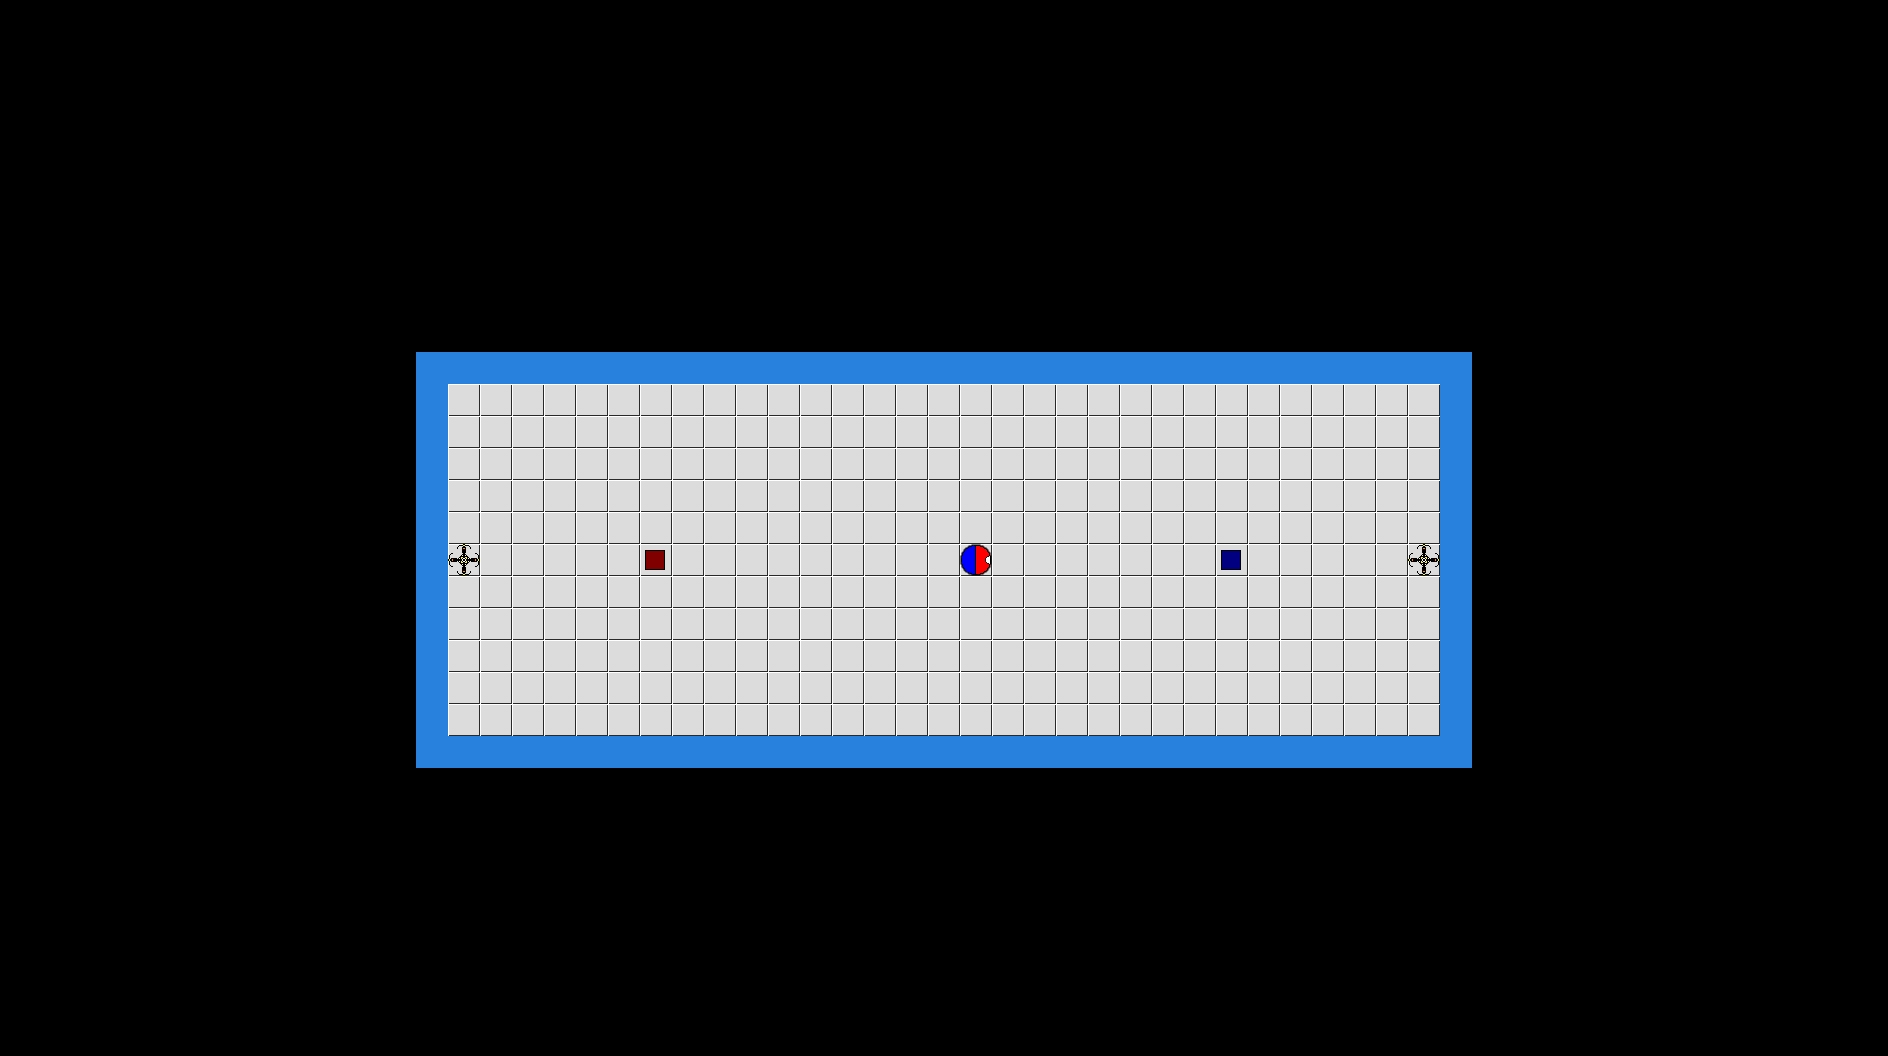

Below is a game level as drawn by its tile map, then a one-line description and the .tmx file that defines it, in full:
An orthogonal 59x33 tile map with 32x32 px tiles, 1 tile layer (Camada de Tiles 1).

<map version="1.0" orientation="orthogonal" width="59" height="33" tilewidth="32" tileheight="32">
 <tileset firstgid="1" name="tileset" tilewidth="32" tileheight="32">
  <image source="tileset.png" width="160" height="160" />
 </tileset>
 <layer name="Camada de Tiles 1" width="59" height="33">
  <data encoding="csv">
0,0,0,0,0,0,0,0,0,0,0,0,0,0,0,0,0,0,0,0,0,0,0,0,0,0,0,0,0,0,0,0,0,0,0,0,0,0,0,0,0,0,0,0,0,0,0,0,0,0,0,0,0,0,0,0,0,0,0,
0,0,0,0,0,0,0,0,0,0,0,0,0,0,0,0,0,0,0,0,0,0,0,0,0,0,0,0,0,0,0,0,0,0,0,0,0,0,0,0,0,0,0,0,0,0,0,0,0,0,0,0,0,0,0,0,0,0,0,
0,0,0,0,0,0,0,0,0,0,0,0,0,0,0,0,0,0,0,0,0,0,0,0,0,0,0,0,0,0,0,0,0,0,0,0,0,0,0,0,0,0,0,0,0,0,0,0,0,0,0,0,0,0,0,0,0,0,0,
0,0,0,0,0,0,0,0,0,0,0,0,0,0,0,0,0,0,0,0,0,0,0,0,0,0,0,0,0,0,0,0,0,0,0,0,0,0,0,0,0,0,0,0,0,0,0,0,0,0,0,0,0,0,0,0,0,0,0,
0,0,0,0,0,0,0,0,0,0,0,0,0,0,0,0,0,0,0,0,0,0,0,0,0,0,0,0,0,0,0,0,0,0,0,0,0,0,0,0,0,0,0,0,0,0,0,0,0,0,0,0,0,0,0,0,0,0,0,
0,0,0,0,0,0,0,0,0,0,0,0,0,0,0,0,0,0,0,0,0,0,0,0,0,0,0,0,0,0,0,0,0,0,0,0,0,0,0,0,0,0,0,0,0,0,0,0,0,0,0,0,0,0,0,0,0,0,0,
0,0,0,0,0,0,0,0,0,0,0,0,0,0,0,0,0,0,0,0,0,0,0,0,0,0,0,0,0,0,0,0,0,0,0,0,0,0,0,0,0,0,0,0,0,0,0,0,0,0,0,0,0,0,0,0,0,0,0,
0,0,0,0,0,0,0,0,0,0,0,0,0,0,0,0,0,0,0,0,0,0,0,0,0,0,0,0,0,0,0,0,0,0,0,0,0,0,0,0,0,0,0,0,0,0,0,0,0,0,0,0,0,0,0,0,0,0,0,
0,0,0,0,0,0,0,0,0,0,0,0,0,0,0,0,0,0,0,0,0,0,0,0,0,0,0,0,0,0,0,0,0,0,0,0,0,0,0,0,0,0,0,0,0,0,0,0,0,0,0,0,0,0,0,0,0,0,0,
0,0,0,0,0,0,0,0,0,0,0,0,0,0,0,0,0,0,0,0,0,0,0,0,0,0,0,0,0,0,0,0,0,0,0,0,0,0,0,0,0,0,0,0,0,0,0,0,0,0,0,0,0,0,0,0,0,0,0,
0,0,0,0,0,0,0,0,0,0,0,0,0,0,0,0,0,0,0,0,0,0,0,0,0,0,0,0,0,0,0,0,0,0,0,0,0,0,0,0,0,0,0,0,0,0,0,0,0,0,0,0,0,0,0,0,0,0,0,
0,0,0,0,0,0,0,0,0,0,0,0,0,2,2,2,2,2,2,2,2,2,2,2,2,2,2,2,2,2,2,2,2,2,2,2,2,2,2,2,2,2,2,2,2,2,0,0,0,0,0,0,0,0,0,0,0,0,0,
0,0,0,0,0,0,0,0,0,0,0,0,0,2,1,1,1,1,1,1,1,1,1,1,1,1,1,1,1,1,1,1,1,1,1,1,1,1,1,1,1,1,1,1,1,2,0,0,0,0,0,0,0,0,0,0,0,0,0,
0,0,0,0,0,0,0,0,0,0,0,0,0,2,1,1,1,1,1,1,1,1,1,1,1,1,1,1,1,1,1,1,1,1,1,1,1,1,1,1,1,1,1,1,1,2,0,0,0,0,0,0,0,0,0,0,0,0,0,
0,0,0,0,0,0,0,0,0,0,0,0,0,2,1,1,1,1,1,1,1,1,1,1,1,1,1,1,1,1,1,1,1,1,1,1,1,1,1,1,1,1,1,1,1,2,0,0,0,0,0,0,0,0,0,0,0,0,0,
0,0,0,0,0,0,0,0,0,0,0,0,0,2,1,1,1,1,1,1,1,1,1,1,1,1,1,1,1,1,1,1,1,1,1,1,1,1,1,1,1,1,1,1,1,2,0,0,0,0,0,0,0,0,0,0,0,0,0,
0,0,0,0,0,0,0,0,0,0,0,0,0,2,1,1,1,1,1,1,1,1,1,1,1,1,1,1,1,1,1,1,1,1,1,1,1,1,1,1,1,1,1,1,1,2,0,0,0,0,0,0,0,0,0,0,0,0,0,
0,0,0,0,0,0,0,0,0,0,0,0,0,2,7,1,1,1,1,1,5,1,1,1,1,1,1,1,1,1,3,1,1,1,1,1,1,1,4,1,1,1,1,1,7,2,0,0,0,0,0,0,0,0,0,0,0,0,0,
0,0,0,0,0,0,0,0,0,0,0,0,0,2,1,1,1,1,1,1,1,1,1,1,1,1,1,1,1,1,1,1,1,1,1,1,1,1,1,1,1,1,1,1,1,2,0,0,0,0,0,0,0,0,0,0,0,0,0,
0,0,0,0,0,0,0,0,0,0,0,0,0,2,1,1,1,1,1,1,1,1,1,1,1,1,1,1,1,1,1,1,1,1,1,1,1,1,1,1,1,1,1,1,1,2,0,0,0,0,0,0,0,0,0,0,0,0,0,
0,0,0,0,0,0,0,0,0,0,0,0,0,2,1,1,1,1,1,1,1,1,1,1,1,1,1,1,1,1,1,1,1,1,1,1,1,1,1,1,1,1,1,1,1,2,0,0,0,0,0,0,0,0,0,0,0,0,0,
0,0,0,0,0,0,0,0,0,0,0,0,0,2,1,1,1,1,1,1,1,1,1,1,1,1,1,1,1,1,1,1,1,1,1,1,1,1,1,1,1,1,1,1,1,2,0,0,0,0,0,0,0,0,0,0,0,0,0,
0,0,0,0,0,0,0,0,0,0,0,0,0,2,1,1,1,1,1,1,1,1,1,1,1,1,1,1,1,1,1,1,1,1,1,1,1,1,1,1,1,1,1,1,1,2,0,0,0,0,0,0,0,0,0,0,0,0,0,
0,0,0,0,0,0,0,0,0,0,0,0,0,2,2,2,2,2,2,2,2,2,2,2,2,2,2,2,2,2,2,2,2,2,2,2,2,2,2,2,2,2,2,2,2,2,0,0,0,0,0,0,0,0,0,0,0,0,0,
0,0,0,0,0,0,0,0,0,0,0,0,0,0,0,0,0,0,0,0,0,0,0,0,0,0,0,0,0,0,0,0,0,0,0,0,0,0,0,0,0,0,0,0,0,0,0,0,0,0,0,0,0,0,0,0,0,0,0,
0,0,0,0,0,0,0,0,0,0,0,0,0,0,0,0,0,0,0,0,0,0,0,0,0,0,0,0,0,0,0,0,0,0,0,0,0,0,0,0,0,0,0,0,0,0,0,0,0,0,0,0,0,0,0,0,0,0,0,
0,0,0,0,0,0,0,0,0,0,0,0,0,0,0,0,0,0,0,0,0,0,0,0,0,0,0,0,0,0,0,0,0,0,0,0,0,0,0,0,0,0,0,0,0,0,0,0,0,0,0,0,0,0,0,0,0,0,0,
0,0,0,0,0,0,0,0,0,0,0,0,0,0,0,0,0,0,0,0,0,0,0,0,0,0,0,0,0,0,0,0,0,0,0,0,0,0,0,0,0,0,0,0,0,0,0,0,0,0,0,0,0,0,0,0,0,0,0,
0,0,0,0,0,0,0,0,0,0,0,0,0,0,0,0,0,0,0,0,0,0,0,0,0,0,0,0,0,0,0,0,0,0,0,0,0,0,0,0,0,0,0,0,0,0,0,0,0,0,0,0,0,0,0,0,0,0,0,
0,0,0,0,0,0,0,0,0,0,0,0,0,0,0,0,0,0,0,0,0,0,0,0,0,0,0,0,0,0,0,0,0,0,0,0,0,0,0,0,0,0,0,0,0,0,0,0,0,0,0,0,0,0,0,0,0,0,0,
0,0,0,0,0,0,0,0,0,0,0,0,0,0,0,0,0,0,0,0,0,0,0,0,0,0,0,0,0,0,0,0,0,0,0,0,0,0,0,0,0,0,0,0,0,0,0,0,0,0,0,0,0,0,0,0,0,0,0,
0,0,0,0,0,0,0,0,0,0,0,0,0,0,0,0,0,0,0,0,0,0,0,0,0,0,0,0,0,0,0,0,0,0,0,0,0,0,0,0,0,0,0,0,0,0,0,0,0,0,0,0,0,0,0,0,0,0,0,
0,0,0,0,0,0,0,0,0,0,0,0,0,0,0,0,0,0,0,0,0,0,0,0,0,0,0,0,0,0,0,0,0,0,0,0,0,0,0,0,0,0,0,0,0,0,0,0,0,0,0,0,0,0,0,0,0,0,0
</data>
 </layer>
</map>
